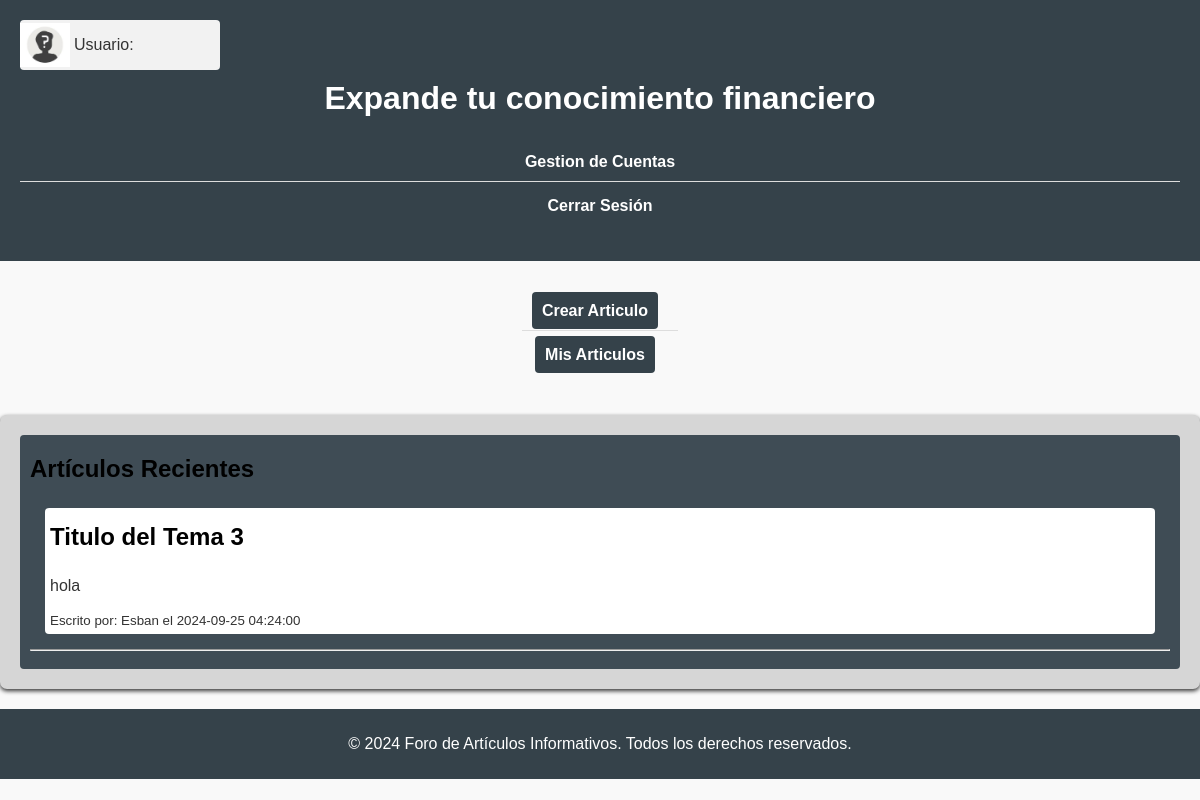
Before: /articulos with the older database file.
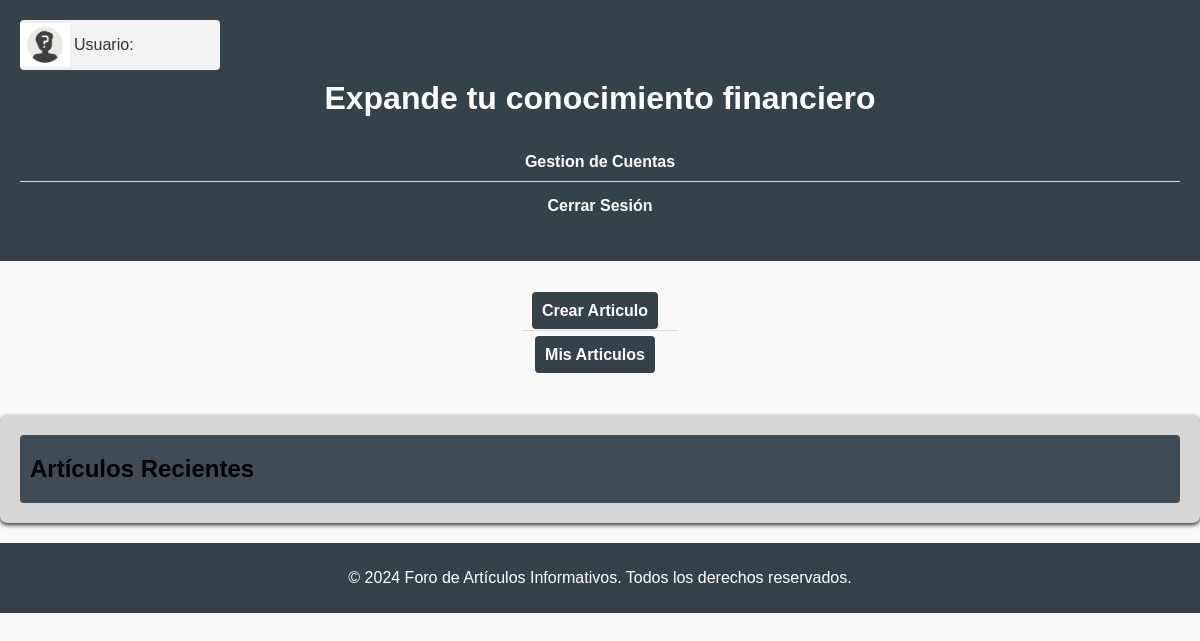
After: the same page with the newer database file.
### tables this page shows
CREATE TABLE Articulos (
        ID_articulo INTEGER PRIMARY KEY AUTOINCREMENT,
        titulo TEXT NOT NULL,
        contenido TEXT NOT NULL,
        autor TEXT NOT NULL,
        fecha_creacion DATETIME DEFAULT CURRENT_TIMESTAMP);

### Union Completa/app.py (the view)
@app.route('/articulos')
def ver_articulos():
    conn = conectar_bd()
    cursor = conn.cursor()
    cursor.execute('SELECT * FROM Articulos ORDER BY fecha_creacion DESC')
    articulos = cursor.fetchall()
    conn.close()
    return render_template('ver_articulos.html', articulos=articulos)

### Union Completa/app.py (called while the page is built)
def conectar_bd():
    return sqlite3.connect('BD/GestorPresupuestos.db')

### Union Completa/templates/ver_articulos.html (shortened to what this page needs)
<!DOCTYPE html>
<html lang="es">
<head>
    <link rel="stylesheet" href="{{ url_for('static', filename='style.css') }}">
</head>
<body>
    <header>
        <div class="perfil">
            <img src="\static/img/user.jpg" alt="Perfil">
            <p>Usuario: {{ session['user'] }}</p>
        </div>
        <h1>Expande tu conocimiento financiero</h1>
        <nav class="inicio">
            <ul>
                <li><a href="{{ url_for('index') }}">Gestion de Cuentas</a></li>
                <li><a href="{{ url_for('logout') }}">Cerrar Sesión</a></li>
            </ul>
        </nav>
    </header>
    <nav class="nav-foro">
        <ul>
            <li><a href="{{ url_for('crear_articulo') }}">Crear Articulo</a></li>
            <li><a href="#">Mis Articulos</a></li>
        </ul>
    </nav>
    <main class="main-articulo">
        <section id="articulos">
            <h2>Artículos Recientes</h2>
                {% for articulo in articulos %}
                <article>
                    <h2>{{ articulo[1] }}</h2>
                    <p>{{ articulo[2] }}</p>
                    <small>Escrito por: {{ articulo[3] }} el {{ articulo[4] }}</small>
                </article>
                <hr>
                {% endfor %}
        </section>
    </main>
    <footer>
        <p>&copy; 2024 Foro de Artículos Informativos. Todos los derechos reservados.</p>
    </footer>
</body>
</html>

Changed rows visible on the page:
removed Articulos: titulo "Titulo del Tema 3", contenido "hola", autor "Esban", fecha_creacion "2024-09-25 04:24:00"
